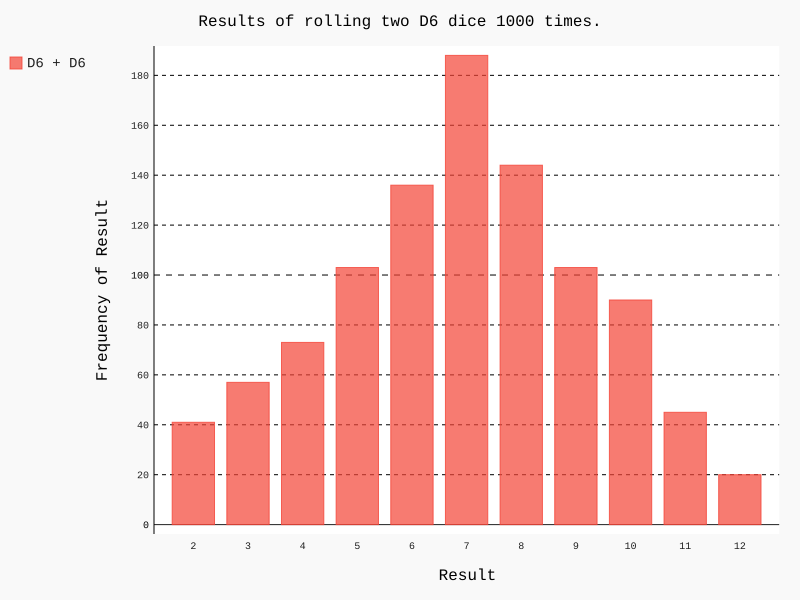

This figure's Python source:
import pygal
from die import Die


die_1 = Die()
die_2 = Die()

results = []

for roll_num in range(1000):
    result = die_1.roll() + die_2.roll()
    results.append(result)

frequencies = []
max_result = die_1.num_sides + die_2.num_sides
for value in range(2, max_result+1):
    frequency = results.count(value)
    frequencies.append(frequency)

hist = pygal.Bar()
hist.title = "Results of rolling two D6 dice 1000 times."
hist.x_labels = ['2', '3', '4', '5', '6', '7', '8', '9', '10', '11', '12']
hist.x_title = 'Result'
hist.y_title = 'Frequency of Result'
hist.add('D6 + D6', frequencies)
hist.render_to_file('dice_visual.svg')
